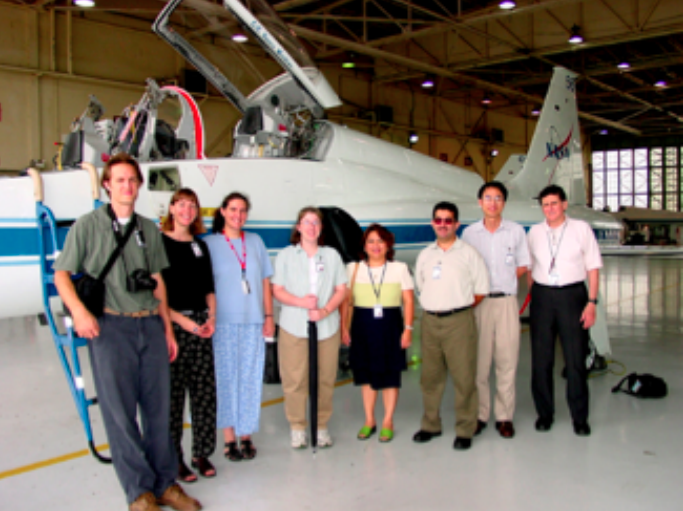
#> input picture Week03/img.png, 683 x 511 px
$ jupyter execute ColorMatching.ipynb   (older library calls are emulated)
#> lines starting #> are read from the running program, lines starting #| are printed output that depends on the picture
[cell 1]
import cv2
import numpy as np
import matplotlib.pyplot as plt

[cell 2]
img = cv2.cvtColor(cv2.imread('img.png'), cv2.COLOR_BGR2RGB)
plt.imshow(img)

[cell 3]
mask = np.array([[1, 0, 0], [0, 1, 0], [0, 0, 0.6]])
mask

[cell 4]
inputImg = np.matmul(img, mask).astype(np.uint8)
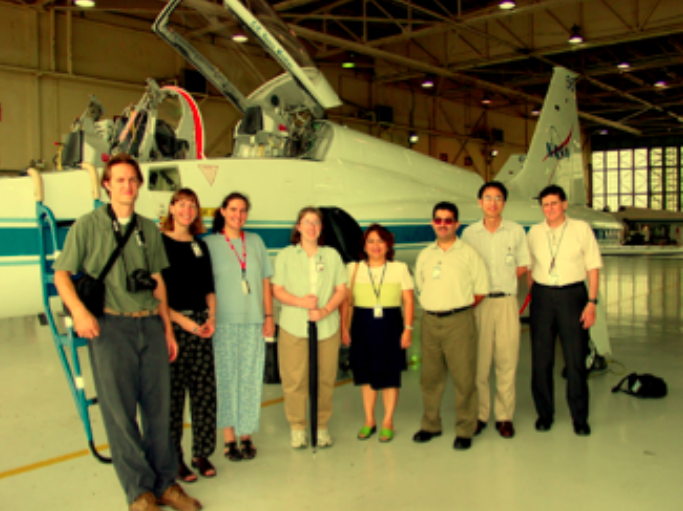
#> inputImg: shape (511, 683, 3); mean R, G, B 119.3, 109.3, 59.8
plt.imshow(inputImg)

[cell 5]
numMapping = 6
imgInput = inputImg
imgTarget = img

x = np.random.randint(imgInput.shape[0], size=(numMapping))
#> x = [172, 47, 117, 192, 323, 251]
y = np.random.randint(imgInput.shape[1], size=(numMapping))
#> y = [359, 9, 277, 599, 70, 472]

X = np.transpose([imgInput[x[i]][y[i]] for i in range(numMapping)]).astype(np.float)
#> X = [[200, 102, 135, 237, 247, 235], [203, 76, 136, 235, 248, 219], [115, 18, 76, 143, 149, 126]]
Y = np.transpose([imgTarget[x[i]][y[i]] for i in range(numMapping)]).astype(np.float)
#> Y = [[200, 102, 135, 237, 247, 235], [203, 76, 136, 235, 248, 219], [193, 30, 127, 239, 249, 210]]

XXT = np.matmul(X, X.transpose())
#> XXT = [[241032, 235128, 135400], [235128, 230171, 133200], [135400, 133200, 77851]]

invXXT = np.linalg.inv(XXT)
#> invXXT = [[0.00387, -0.00591, 0.00337], [-0.00591, 0.00945, -0.00589], [0.00337, -0.00589, 0.00424]]

YXT = np.matmul(Y, X.transpose())
#> YXT = [[241032, 235128, 135400], [235128, 230171, 133200], [226301, 222638, 130125]]

YXTinvXXT = np.matmul(YXT, invXXT)
#> YXTinvXXT = [[1, 2.1e-13, 5.27e-14], [-4.92e-14, 1, 5.89e-14], [-0.0535, 0.0813, 1.63]]

plt.imshow(np.matmul(inputImg, YXTinvXXT).astype(np.uint8))
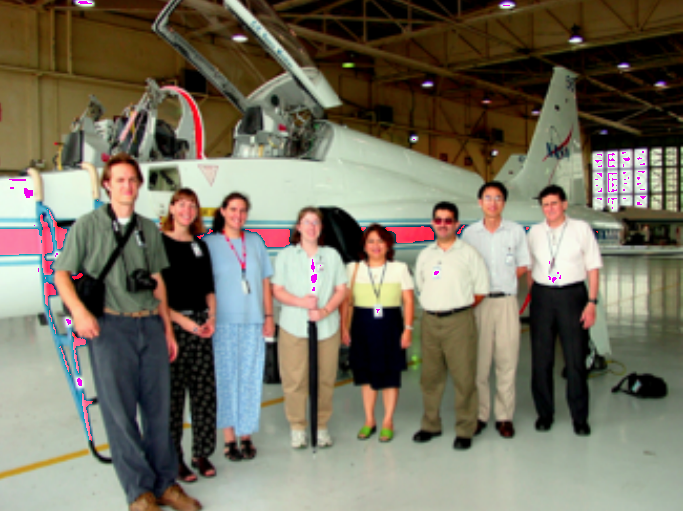
#> shown: shape (511, 683, 3); mean R, G, B 118.2, 113.2, 96.7

$ run again, with Week03/input.png copied over Week03/img.png
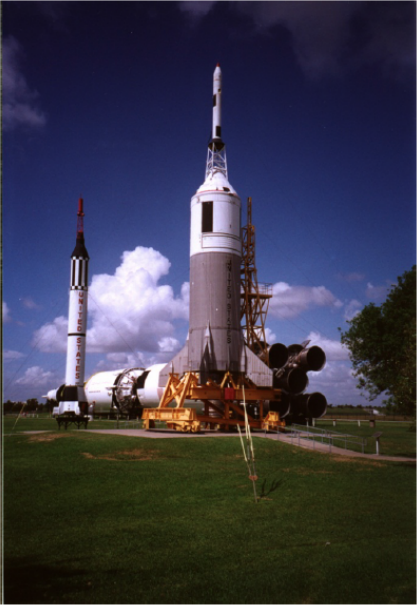
#> input picture Week03/input.png, 417 x 605 px
#> `inputImg = np.matmul(img, mask).astype(np.uint8)`:
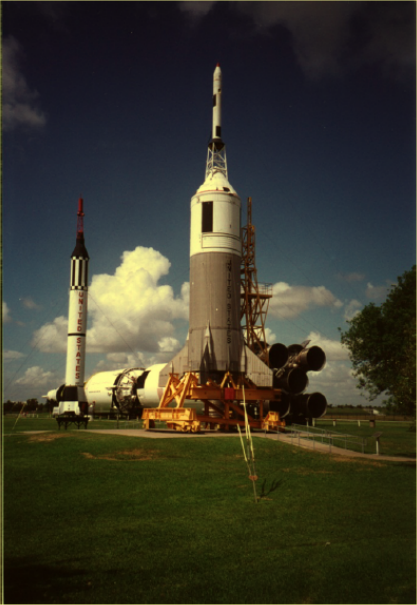
#> inputImg: shape (605, 417, 3); mean R, G, B 58.2, 56.7, 43.1
#> X = [[19, 42, 26, 43, 151, 16], [16, 50, 19, 35, 127, 11], [1, 62, 4, 33, 87, 1]]
#> Y = [[19, 42, 26, 43, 151, 16], [16, 50, 19, 35, 127, 11], [3, 104, 8, 56, 145, 2]]
#> XXT = [[27707, 23756, 17299], [23756, 20592, 15407], [17299, 15407, 12520]]
#> invXXT = [[0.0137, -0.0207, 0.00654], [-0.0207, 0.0318, -0.0106], [0.00654, -0.0106, 0.00414]]
#> YXT = [[27707, 23756, 17299], [23756, 20592, 15407], [28968, 25797, 20948]]
#> YXTinvXXT = [[1, 4.59e-14, 5.31e-15], [8.3e-14, 1, 2.64e-14], [-0.0565, 0.0968, 1.63]]
#> `[cell 5] numMapping = 6 imgInput = inputImg imgTarget = img  x = np.ra..`:
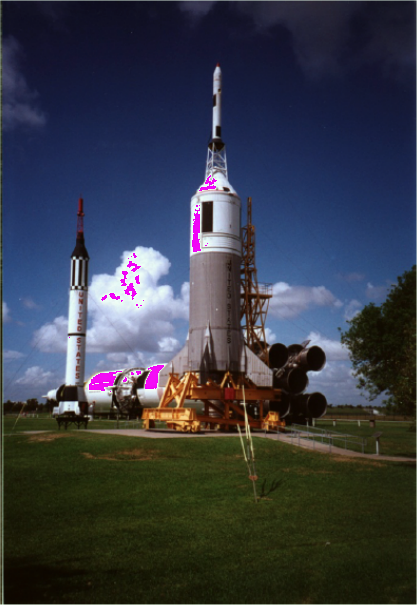
#> shown: shape (605, 417, 3); mean R, G, B 55.3, 59, 69.9
